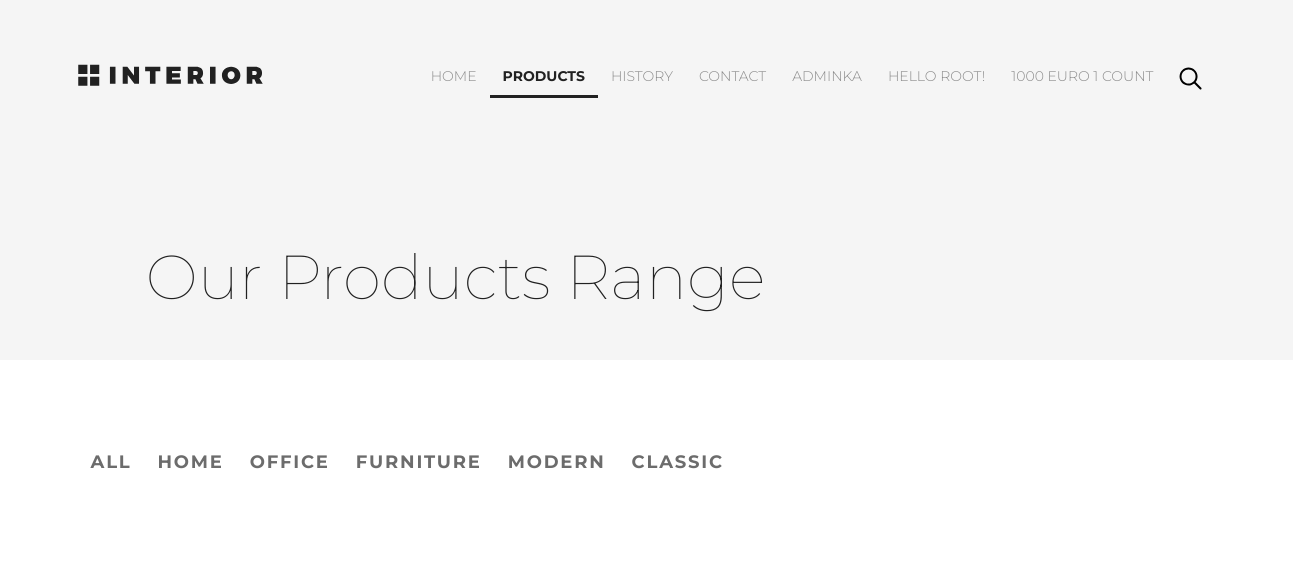
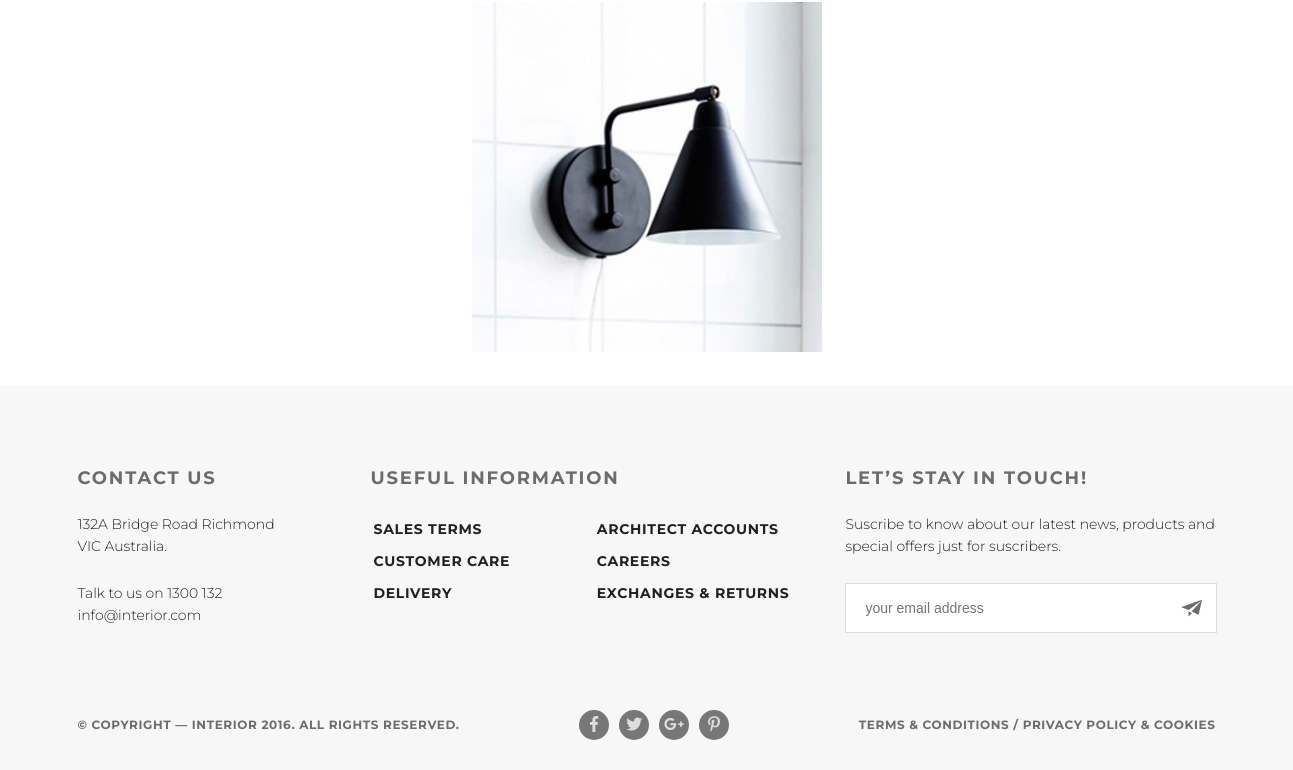
Page /products/ (signed in) on the earlier database version (2 pictures, top to bottom).
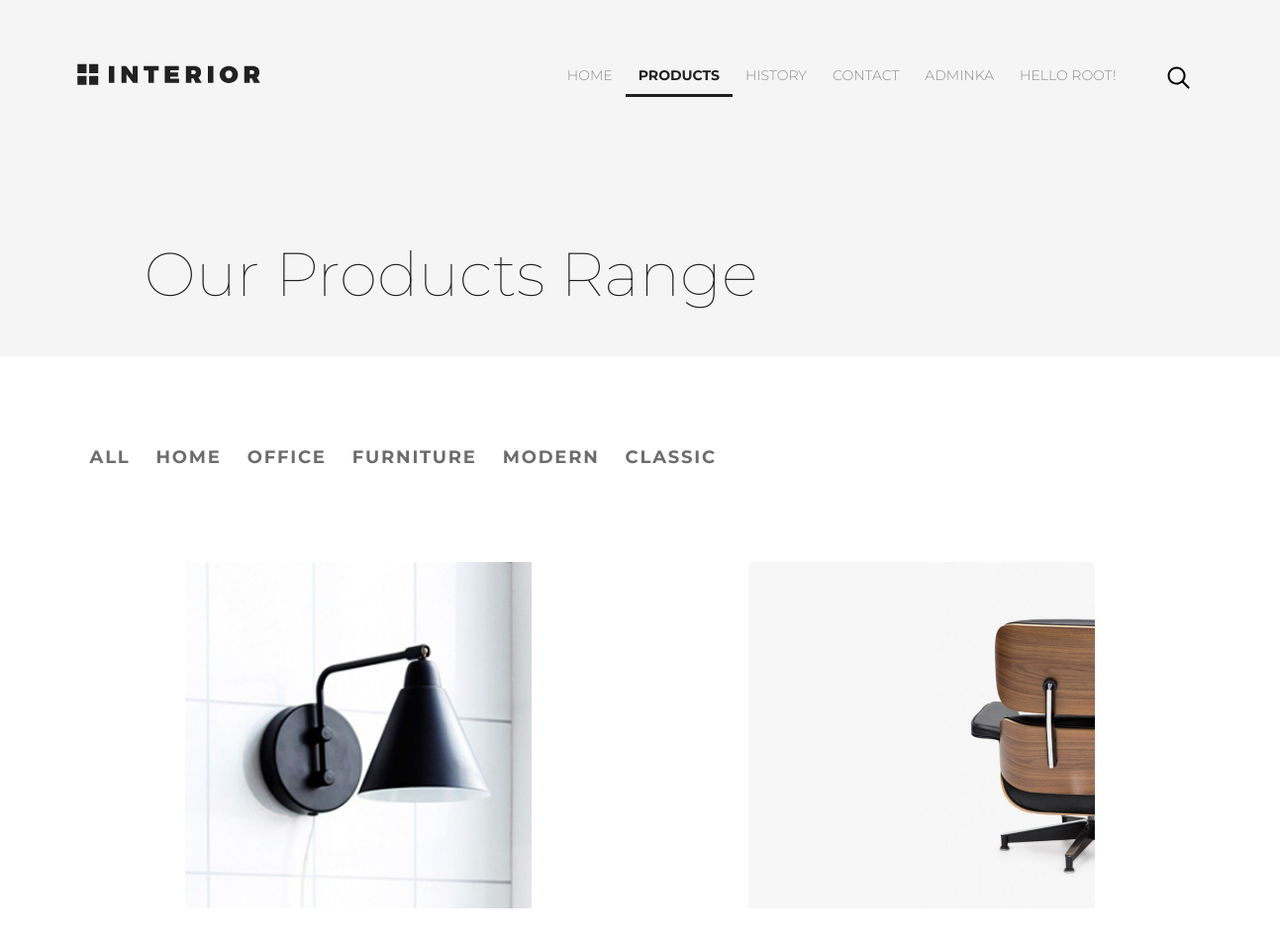
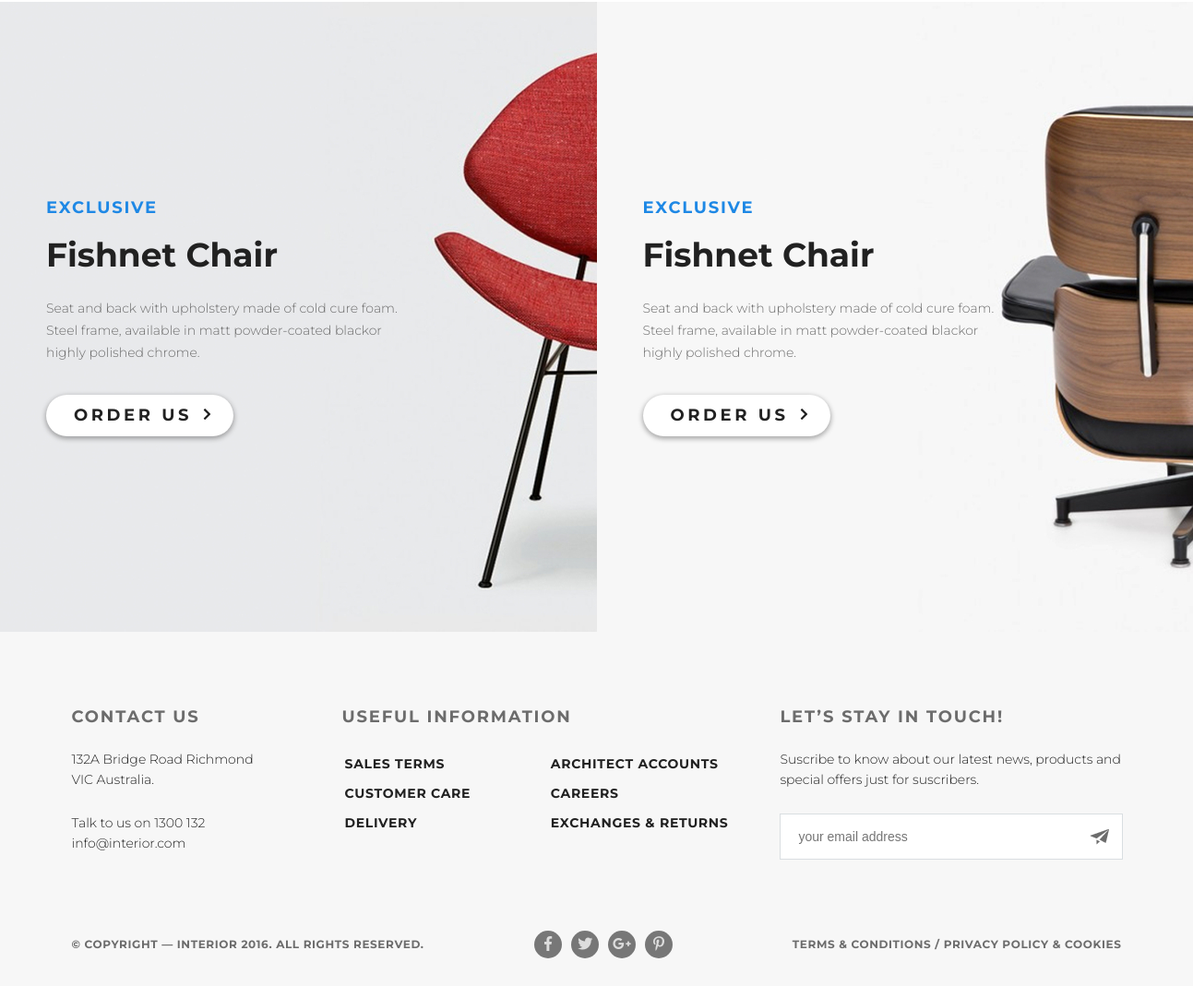
Same page on the later database version (2 pictures, top to bottom).
### authapp/models.py (models this page shows)
class ShopUser(AbstractUser):
    class Meta:
        verbose_name = 'Пользователь'
        verbose_name_plural = 'Пользователи'
    avatar = models.ImageField(upload_to='users_avatars', blank=True)
    age = models.PositiveIntegerField(verbose_name='возраст')
    is_active = models.BooleanField(verbose_name='Active', default=True)

### basketapp/models.py (models this page shows, shortened)
class Basket(models.Model):
    class Meta:
        verbose_name = 'Корзина'
        verbose_name_plural = 'Корзины'
    user = models.ForeignKey(settings.AUTH_USER_MODEL, on_delete=models.CASCADE, related_name='basket')
    product = models.ForeignKey(Product, on_delete=models.CASCADE)
    quantity = models.PositiveIntegerField(verbose_name='количество', default=0)
    add_datetime = models.DateTimeField(verbose_name='время добавления', auto_now_add=True)
    @property
    def product_cost(self):
        return self.product.price * self.quantity
    @property
    def total_quantity(self):
        _items = Basket.objects.filter(user=self.user)
        _totalquantity = sum(list(map(lambda x: x.quantity, _items)))
        return _totalquantity
    def total_cost(self):
        _items = Basket.objects.filter(user=self.user)
        _totalcost = sum(list(map(lambda x: x.product_cost, _items)))
        return _totalcost

### mainapp/models.py (models this page shows, shortened)
class Product(models.Model):
    class Meta:
        verbose_name = 'Продукт'
        verbose_name_plural = 'Продукты'
    category = models.ForeignKey(ProductCategory, on_delete=models.CASCADE)
    name = models.CharField(verbose_name='имя продукта', max_length=128)
    image = models.ImageField(upload_to='products_images', blank=True)
    short_desc = models.CharField(verbose_name='краткое описание продукта', max_length=60, blank=True)
    description = models.TextField(verbose_name='описание продукта', blank=True)
    price = models.DecimalField(verbose_name='цена продукта', max_digits=8, decimal_places=2, default=0)
    quantity = models.PositiveIntegerField(verbose_name='количество на складе', default=0)
    is_active = models.BooleanField(verbose_name='активен', default=True)
    exclusive = models.BooleanField(verbose_name='акция', default=False)

class ProductCategory(models.Model):
    class Meta:
        verbose_name = 'Категория'
        verbose_name_plural = 'Категории'
    name = models.CharField(verbose_name='имя категории', max_length=128, unique=True)
    description = models.TextField(verbose_name='описание категории', blank=True)
    is_active = models.BooleanField(verbose_name='активна', default=True)

### mainapp/views.py (the view, shortened to what this page needs)
# urls.py: url(r'^products/create/category/(?P<pk>\d+)/$', adminapp.ProductCreateView.as_view(), name='product_create'),
def products(request, pk=None):
    title = 'Products'
    links_menu = ProductCategory.objects.all()
    basket = {}
    if not request.user.is_anonymous:
        basket = Basket.objects.filter(user=request.user)
    products_category = ProductCategory.objects.all()
    hot_product = get_hot_product()
    exclusive_product = get_exclusive_product()
    same_product = get_same_products(hot_product)
    context = {
        'title': 'products',
        'links_menu': products_category,
        'hot_product': hot_product,
        'same_product': same_product,
        'exclusive_product': exclusive_product,
        'basket': basket,
    }
    return render(request, 'mainapp/products.html', context=context)

### mainapp/templates/mainapp/products.html
{% extends 'mainapp/base.html' %}
{% load static %}
        {% block div %}
            <div class="products-range padding-site">
        {% endblock %}
{% block content %}
                <h2 class="products-range-h2 padding-site">Our Products Range</h2>
            </div>
            <nav class="products-menu padding-site">
                {% include 'mainapp/includes/inc_categories_menu.html' %}
            </nav>
             <div class="trending-products padding-site ">
                    <a href="{% url 'products:product' hot_product.pk %}" >
                    <img class="trending-products-img" src="/media/products_images/{{ hot_product.image }}"
                         alt="{{ hot_product.name }}"></a>
                {% for product in same_product %}
            <a href="{% url 'products:product' product.pk %}" >
                    <img class="trending-products-img" src="/media/products_images/{{ product.image }}"
                         alt="{{ product.name }}"></a>
        {% endfor %}
            </div>
            <div class="promo">
                {% for exclusive in exclusive_product %}
                <div class="promo-img-1">
                <img src="/media/products_images/{{ exclusive.image }}"
                         alt="{{ exclusive.name }}">
                    <div class="promo-text">
                        <h4 class="promo-h4">exclusive</h4>
                        <h2 class="promo-h2">{{ exclusive.name }}</h2>
                        <p class="promo-p">
                            {{ exclusive.short_desc }}
                        </p>
                       <a href="{% url 'products:product' exclusive.pk %}" class="button">order&nbsp;us
                        <img class="arrow-in-button" src="{% static 'img/arrow.svg' %}"></a>
                    </div>
                </div>
             {% endfor %}
            </div>
{% endblock %}

### mainapp/templates/mainapp/base.html (shortened to what this page needs)
<!DOCTYPE html>
{% load static %}
<html lang="en">
<head>
    {% block css %}
        <link rel="stylesheet" type="text/css" href="{% static 'css/style.css' %}">
        <link rel="stylesheet" href="https://use.fontawesome.com/releases/v5.7.1/css/all.css"
>
    {% endblock %}
</head>
<body>
<div class="container">
    <div class="top">
        {% block div %}
        {% endblock %}
        {% block header %}
            {% include 'mainapp/includes/inc_menu.html' %}
        {% endblock %}
        {% block content %}
        {% endblock %}
    </div>
    {% block footer %}
        <footer class="footer padding-site">
            <div class="footer-text-1">
                <div class="contacts">
                    <h4 class="footer-h4">Contact Us</h4>
                    <p class="footer-p">132A Bridge Road Richmond VIC&nbsp;Australia.</p>
                    <p class="footer-p">Talk to&nbsp;us on&nbsp;1300&nbsp;132 info@interior.com</p>
                </div>
                <div class="information">
                    <h4 class="footer-h4">Useful Information</h4>
                    <div class="information-text">
                        <div>
                            <a href="#" class="footer-link">
                                <h3 class="footer-h3">Sales terms</h3>
                            </a>
                            <a href="#" class="footer-link">
                                <h3 class="footer-h3">Customer care</h3>
                            </a>
                            <a href="#" class="footer-link">
                                <h3 class="footer-h3">Delivery</h3>
                            </a>
                        </div>
                        <div>
                            <a href="#" class="footer-link">
                                <h3 class="footer-h3">Architect accounts</h3>
                            </a>
                            <a href="#" class="footer-link">
                                <h3 class="footer-h3">Careers</h3>
                            </a>
                            <a href="#" class="footer-link">
                                <h3 class="footer-h3">Exchanges &amp;&nbsp;returns</h3>
                            </a>
                        </div>
                    </div>
                </div>
                <div class="in-touch">
                    <h4 class="footer-h4">Let&rsquo;s Stay in&nbsp;Touch!</h4>
                    <p class="footer-p">Suscribe to&nbsp;know about our latest news, products and special offers just
                        for suscribers.</p>
                    <div class="footer-email">
                        <input class="footer-input-email" type="email" placeholder="your email address">
                        <input class="footer-input-submit" type="submit" value="">
                    </div>
                </div>
            </div>
            <div class="footer-text-2">
                <p class="footer-text-2-p">&copy;&nbsp;Copyright&nbsp;&mdash; INTERIOR 2016. All Rights Reserved.</p>
                <div class="social-links">
                    <a class="social" href="https://www.facebook.com/" target="_blank"><i class="fab fa-facebook-f"></i></a>
                    <a class="social" href="https://twitter.com/" target="_blank"><i class="fab fa-twitter"></i></a>
                    <a class="social" href="https://plus.google.com/" target="_blank"><i class="fab fa-google-plus-g"></i></a>
                    <a class="social" href="https://www.pinterest.com/" target="_blank"><i class="fab fa-pinterest-p"></i></a>
                </div>
                <p class="footer-text-2-p">Terms &amp;&nbsp;Conditions&nbsp;/ Privacy policy &amp;&nbsp;Cookies</p>
            </div>
        </footer>
    {% endblock %}
</div>
</body>
</html>

### mainapp/templates/mainapp/includes/inc_menu.html (shortened to what this page needs)
<header class="header">
    <a class="logo" href="{% url 'index' %}"><img src="/static/img/logo.svg" alt="logo"></a>
    <nav>
        <ul class="menu">
            <li><a href="{% url 'index' %}"
                   class="{% if request.resolver_match.view_name == 'index' %}
                       menu-link-active menu-link
                       {% else %}menu-link
                       {% endif %}"
            >HOME </a></li>
            <li><a href="{% url 'products:index' %}"
                   class="{% if request.resolver_match.namespace == 'products' %}
                       menu-link-active menu-link
                       {% elif request.resolver_match.view_name == 'product' %}
                       menu-link-active menu-link
                       {% else %}menu-link
                       {% endif %}">PRODUCTS </a></li>
            <li><a href="#" class="{% if request.resolver_match.view_name == 'history' %}
                menu-link-active menu-link
                       {% else %}menu-link
                       {% endif %}">HISTORY </a></li>
            <li><a href="{% url 'contacts' %}"
                   class="{% if request.resolver_match.view_name == 'contacts' %}
                menu-link-active menu-link
                       {% else %}menu-link
                       {% endif %}">CONTACT</a></li>
        {% if request.user.is_superuser %}
            <li><a href="{% url 'admin_custom:categories' %}"
                   class="menu-link menu-link">Adminka</a></li>
        {% endif %}
            {% if user.is_authenticated %}
                <li class="menu-list"><a class="menu-link">Hello {{ user.username|title}}!</a>
                </li>
            {%  else %}
                <li ><a class="menu-link" href="{% url 'auth:login' %}">Login</a></li>
                <li><a class="menu-link" href="{% url 'auth:register' %}">Register</a></li>
            {% endif %}
            <li>
                <a href="{% url 'basket:view' %}" class="basket menu-link">
                    {% if basket %}
                        {{ basket.0.total_cost|floatformat:0 }} euro
                        {{ basket.0.total_quantity }} count
                    {% endif %}
                </a>
            </li>
            <li><a href="#" class="menu-link"><img src="/static/img/search.svg" alt="search"></a></li>
        </ul>
    </nav>
</header>

### mainapp/templates/mainapp/includes/inc_categories_menu.html
<ul class="all-menu">
    <li>
        <a href="{% url 'products:category' 0 %}"
           class="{% if request.resolver_match.kwargs.pk == '0' %}
           all-menu-link all-menu-bottom all-menu-link-active
           {% else %}all-menu-link all-menu-bottom
           {% endif %}">ALL
        </a>
    </li>
{% for link in links_menu %}
    <li>
        <a href="{% url 'products:category' link.pk %}"
           class="{% if request.resolver_match.kwargs.pk|add:'0' == link.pk %}
           all-menu-link all-menu-bottom all-menu-link-active
           {% else %}all-menu-link all-menu-bottom
           {% endif %}">{{ link.name }}
        </a>
    </li>
    {% endfor %}

Differences in the rows shown:
removed Basket: user+product+quantity "1000", user+quantity "1"
added Product: image (picture), name "Fishnet Chair", short_desc "Seat and back with upholstery made of cold cure foam. Steel frame, available in matt powder-coated blackor highly polished chrome."
added Product: image (picture), name "Fishnet Chair", short_desc "Seat and back with upholstery made of cold cure foam. Steel frame, available in matt powder-coated blackor highly polished chrome."
Other differences:
text no longer shown: "EURO COUNT"
